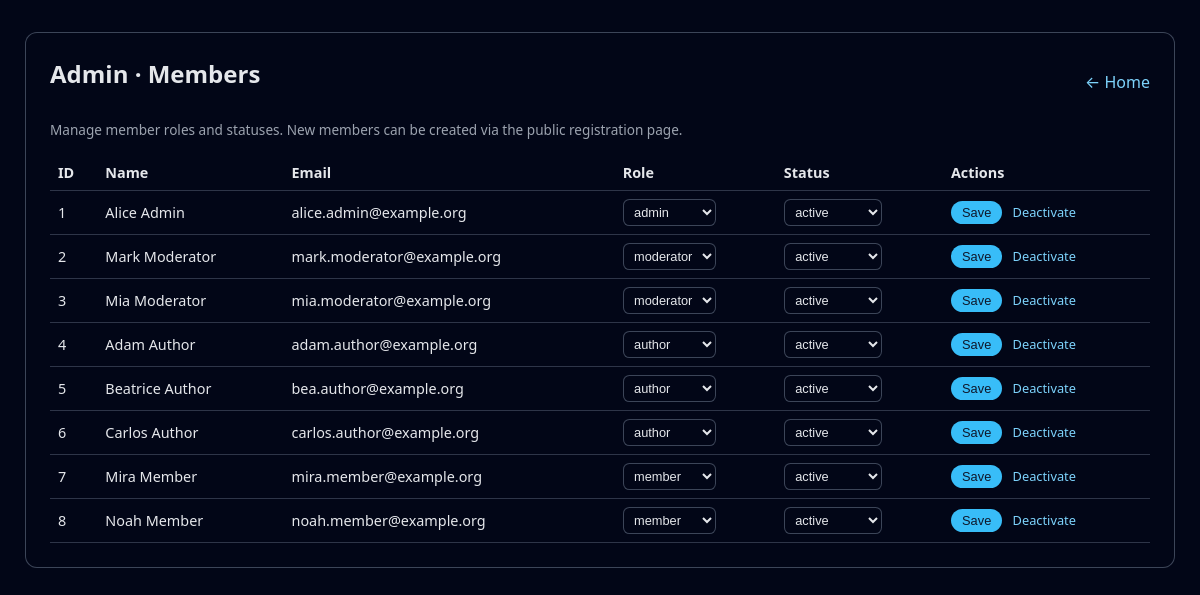
Page /src/admin/members.php (signed in) on the committed database.
### tables this page shows
CREATE TABLE members (
    id               INT UNSIGNED AUTO_INCREMENT PRIMARY KEY,
    introducer_id    INT UNSIGNED NULL,
    name             VARCHAR(255) NOT NULL,
    org              VARCHAR(255) NULL,
    address          VARCHAR(255) NULL,
    primary_email    VARCHAR(255) NOT NULL UNIQUE,
    recovery_email   VARCHAR(255) NULL,
    password_hash    VARCHAR(255) NOT NULL,
    auth_matrix      TEXT NULL,                 
    matrix_expiry    DATETIME NULL,
    orcid            VARCHAR(32) NULL,
    role_id          TINYINT UNSIGNED NOT NULL,
    status_id        TINYINT UNSIGNED NOT NULL,
    created_at       DATETIME NOT NULL DEFAULT CURRENT_TIMESTAMP,
    updated_at       DATETIME NOT NULL DEFAULT CURRENT_TIMESTAMP ON UPDATE CURRENT_TIMESTAMP,

    CONSTRAINT fk_members_role
        FOREIGN KEY (role_id) REFERENCES roles(id),
    CONSTRAINT fk_members_status
        FOREIGN KEY (status_id) REFERENCES member_statuses(id),
    CONSTRAINT fk_members_introducer
        FOREIGN KEY (introducer_id) REFERENCES members(id)
        ON DELETE SET NULL
);

CREATE TABLE roles (
    id           TINYINT UNSIGNED AUTO_INCREMENT PRIMARY KEY,
    name         VARCHAR(32) NOT NULL UNIQUE,    
    description  VARCHAR(255) NULL
);

CREATE TABLE member_statuses (
    id           TINYINT UNSIGNED AUTO_INCREMENT PRIMARY KEY,
    code         VARCHAR(32) NOT NULL UNIQUE,    
    description  VARCHAR(255) NULL
);

### src/includes/helpers.php (called while the page is built, shortened)
<?php
function e(string $value): string
{
    return htmlspecialchars($value, ENT_QUOTES | ENT_SUBSTITUTE, 'UTF-8');
}

### src/admin/members.php (the view, shortened to what this page needs)
<?php
require_once __DIR__ . '/../includes/helpers.php';
$pdo = cfp_get_pdo();
$roles = $pdo->query('SELECT id, name FROM roles ORDER BY id')->fetchAll();
$statuses = $pdo->query('SELECT id, code FROM member_statuses ORDER BY id')->fetchAll();
$members = $pdo->query("
    SELECT m.id, m.name, m.primary_email, r.name AS role_name, ms.code AS status_code,
           m.role_id, m.status_id
    FROM members m
    JOIN roles r ON m.role_id = r.id
    JOIN member_statuses ms ON m.status_id = ms.id
    ORDER BY m.id
")->fetchAll();
?>
<!DOCTYPE html>
<html lang="en">
<head>
</head>
<body>
<main>
    <div class="top-bar">
        <h1>Admin · Members</h1>
        <div>
            <a href="/index.php">← Home</a>
        </div>
    </div>
    <p style="font-size:0.85rem; color:#9ca3af;">
        Manage member roles and statuses. New members can be created via the public registration page.
    </p>
    <table>
        <thead>
        <tr>
            <th>ID</th>
            <th>Name</th>
            <th>Email</th>
            <th>Role</th>
            <th>Status</th>
            <th>Actions</th>
        </tr>
        </thead>
        <tbody>
        <?php foreach ($members as $m): ?>
            <tr>
                <td><?php echo (int)$m['id']; ?></td>
                <td><?php echo e($m['name']); ?></td>
                <td><?php echo e($m['primary_email']); ?></td>
                <td>
                    <form method="post" style="display:inline;">
                        <select name="role_id">
                            <?php foreach ($roles as $r): ?>
                                <option value="<?php echo (int)$r['id']; ?>" <?php if ($r['id'] == $m['role_id']) echo 'selected'; ?>>
                                    <?php echo e($r['name']); ?>
                                </option>
                            <?php endforeach; ?>
                        </select>
                </td>
                <td>
                        <select name="status_id">
                            <?php foreach ($statuses as $s): ?>
                                <option value="<?php echo (int)$s['id']; ?>" <?php if ($s['id'] == $m['status_id']) echo 'selected'; ?>>
                                    <?php echo e($s['code']); ?>
                                </option>
                            <?php endforeach; ?>
                        </select>
                </td>
                <td>
                        <button type="submit">Save</button>
                        <a href="/admin/members.php?action=deactivate&amp;id=<?php echo (int)$m['id']; ?>" style="margin-left:0.4rem; font-size:0.8rem;" onclick="return confirm('Deactivate this member?');">
                            Deactivate
                        </a>
                </td>
            </tr>
        <?php endforeach; ?>
        </tbody>
    </table>
</main>
</body>
</html>

### src/admin/members.php (style rules this page uses)
body { margin:0; font-family: system-ui, -apple-system, "Segoe UI", sans-serif; background:#020617; color:#e5e7eb; }
main { max-width:1100px; margin:2rem auto; padding:1.5rem; background:#020617; border-radius:0.75rem; border:1px solid rgba(148,163,184,.4); }
h1 { margin-top:0; font-size:1.5rem; }
table { width:100%; border-collapse:collapse; margin-top:1rem; font-size:0.9rem; }
th, td { padding:0.5rem; border-bottom:1px solid rgba(148,163,184,.3); text-align:left; }
a { color:#7dd3fc; text-decoration:none; }
select { padding:0.25rem 0.4rem; border-radius:0.4rem; border:1px solid rgba(148,163,184,.4); background:#020617; color:#e5e7eb; font-size:0.8rem; }
button { padding:0.25rem 0.7rem; border-radius:999px; border:none; background:#38bdf8; color:#0f172a; cursor:pointer; font-size:0.8rem; }
.top-bar { display:flex; justify-content:space-between; align-items:center; }

### rows in the picture
members: id "1", name "Alice Admin", primary_email "alice.admin@example.org", role_id "admin", status_id "active"
members: id "2", name "Mark Moderator", primary_email "mark.moderator@example.org", role_id "moderator", status_id "active"
members: id "3", name "Mia Moderator", primary_email "mia.moderator@example.org", role_id "moderator", status_id "active"
members: id "4", name "Adam Author", primary_email "adam.author@example.org", role_id "author", status_id "active"
members: id "5", name "Beatrice Author", primary_email "bea.author@example.org", role_id "author", status_id "active"
members: id "6", name "Carlos Author", primary_email "carlos.author@example.org", role_id "author", status_id "active"
members: id "7", name "Mira Member", primary_email "mira.member@example.org", role_id "member", status_id "active"
members: id "8", name "Noah Member", primary_email "noah.member@example.org", role_id "member", status_id "active"
